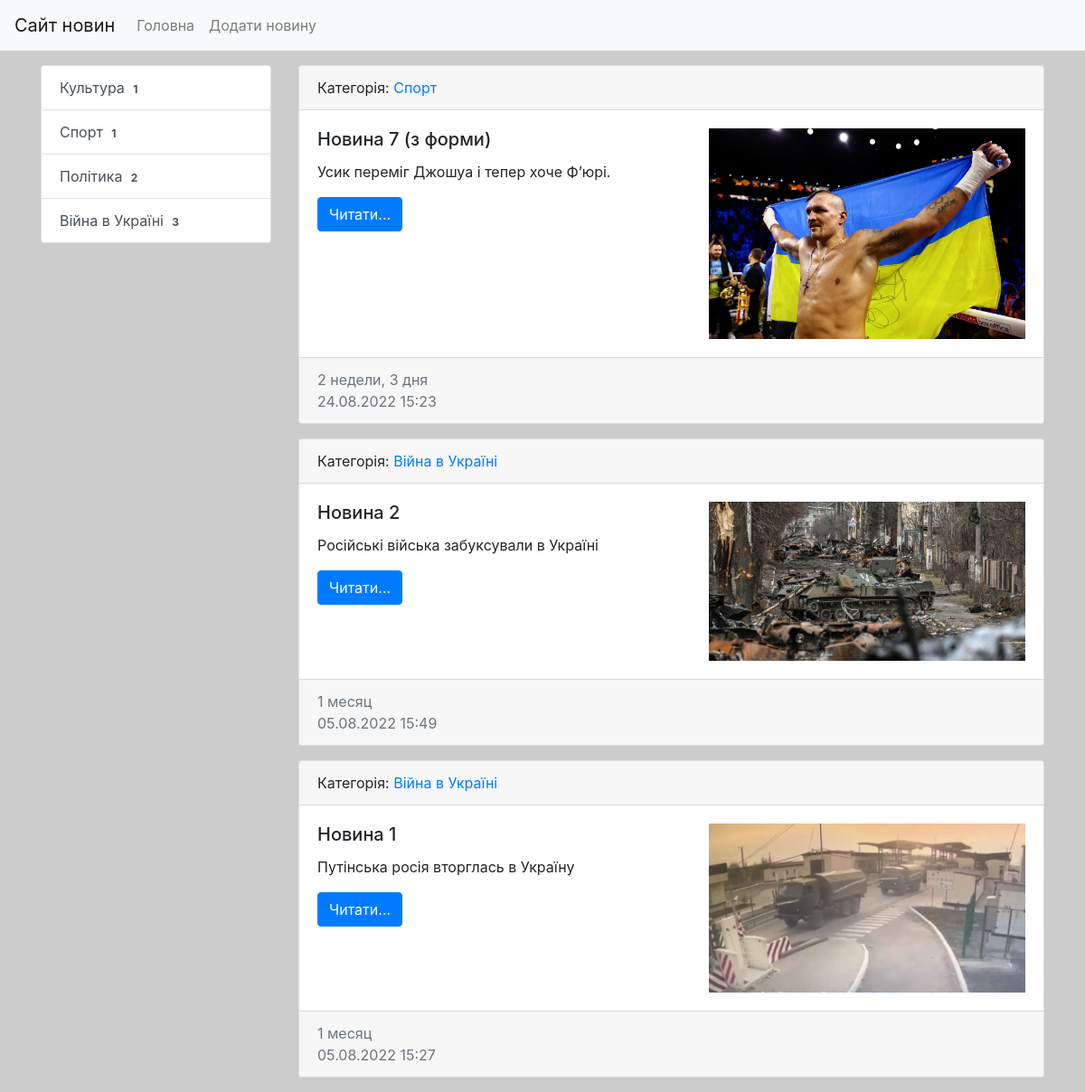
The app's page /, older data.
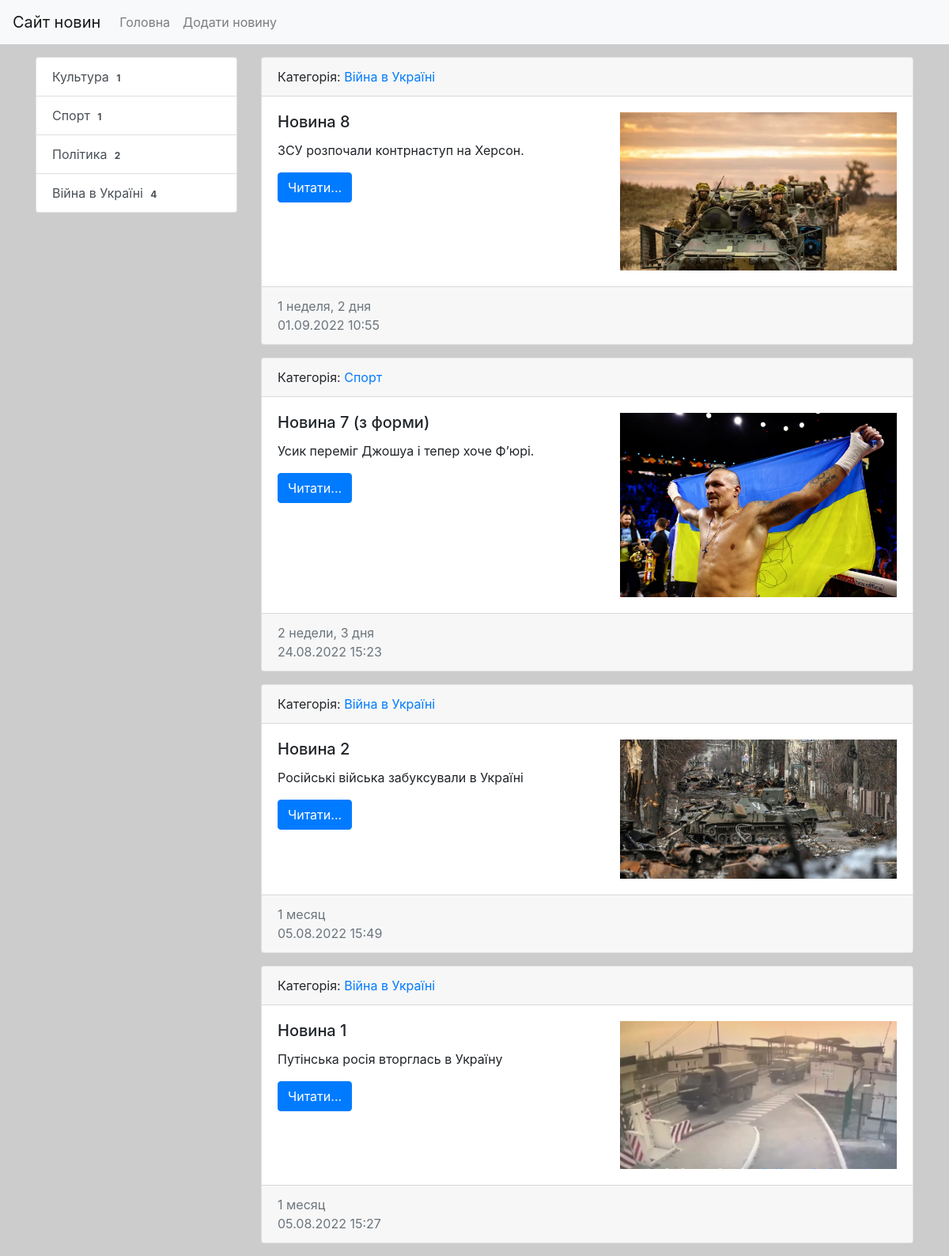
The same page, newer data.
### news/models.py (models this page shows, shortened)
class Category(models.Model):
    title = models.CharField(max_length=150, db_index=True, verbose_name='Назва категорії')
    def get_absolute_url(self):
        return reverse('category', kwargs={'category_id': self.pk})
    def __str__(self):
        return self.title
    class Meta:
        verbose_name = 'Категорія'
        verbose_name_plural = 'Категорії'
        ordering = ['title']

class News(models.Model):
    title = models.CharField(max_length=150, verbose_name='Заголовок')
    content = models.TextField(blank=True, verbose_name='Зміст')
    created_at = models.DateTimeField(auto_now_add=True, verbose_name='Створено')
    updated_at = models.DateTimeField(auto_now=True, verbose_name='Оновлено')
    photo = models.ImageField(upload_to='photos/%Y/%m/%d/', verbose_name='Фото', blank=True)
    is_published = models.BooleanField(default=True, verbose_name='Опубліковано')
    category = models.ForeignKey('Category', on_delete=models.PROTECT, verbose_name='Категорія')
    views = models.IntegerField(default=0)
    def get_absolute_url(self):
        return reverse('view_news', kwargs={'pk': self.pk})
    class Meta:
        verbose_name = 'Новина'
        verbose_name_plural = 'Новини'
        ordering = ['-created_at']

### news/views.py (the view)
# urls.py: path('', HomeNews.as_view(), name='home'),
class HomeNews(ListView):
    model = News
    template_name = 'news/home_news_list.html'
    context_object_name = 'news'
    def get_context_data(self, *, object_list=None, **kwargs):
        context = super().get_context_data(**kwargs)
        context['title'] = 'Головна сторінка'
        return context
    def get_queryset(self):
        return News.objects.filter(is_published=True)

### news/templatetags/news_tags.py (called while the page is built)
@register.inclusion_tag('news/list_categories.html')
def show_categories():
    categories = Category.objects.annotate(cnt=Count('news')).filter(cnt__gt=0)
    return {'categories': categories}

### news/templates/news/home_news_list.html (shortened to what this page needs)
{% extends 'base.html' %}
{% block sidebar %}
{% include 'inc/_sidebar.html' %}
{% endblock %}
{% block content %}
  {% for i in news %}
  <div class="card mb-3">
    <div class="card-header">
      Категорія: <a href="{{ i.category.get_absolute_url }}">{{ i.category }}</a>
    </div>
    <div class="card-body">
      <div class="media">
        <div class="media-body">
          <h5 class="card-title">{{ i.title }}</h5>
          <p class="card-text">{{ i.content }}</p>
          <a href="{{ i.get_absolute_url }}" class="btn btn-primary">Читати...</a>
        </div>
        {% if i.photo %}
        <img class="ml-3" src="{{ i.photo.url }}" alt="" width="350">
        {%endif%}
      </div>
    </div>
    <div class="card-footer text-muted">
      {{ i.created_at|timesince}} <br>
      {{ i.created_at|date:"d.m.Y H:i"}}
    </div>
  </div>
  {% endfor %}
{% endblock %}

### news/templates/news/list_categories.html
<div class="list-group">
    {% for item in categories %}
    <a href="{{ item.get_absolute_url }}" class="list-group-item list-group-item-action">{{ item.title }}  <span class="
badge text-bg-secondary">{{ item.cnt }}</span></a>
    {% endfor %}
</div>

Row changes from the older to the newer data that the page shows:
computed for Category "Війна в Україні": cnt "3" → "4"
added News: category "Війна в Україні", title "Новина 8", content "ЗСУ розпочали контрнаступ на Херсон.", photo (picture), created_at "1 неделя, 2 дня", created_at "01.09.2022 10:55"
